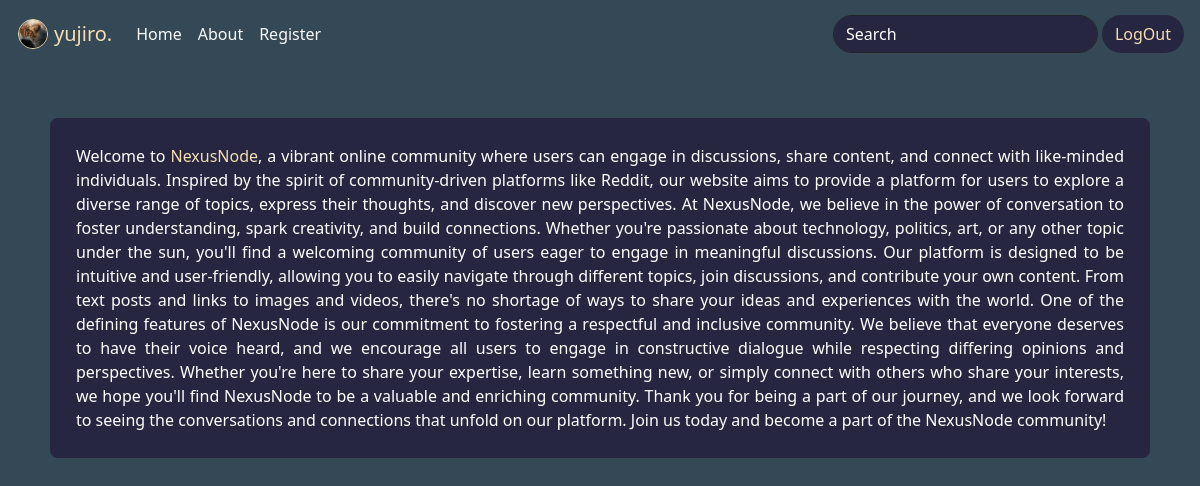
The app's page /about/ (signed in) with its own data.
### base/models.py (models this page shows)
class User(AbstractUser):
    name = models.CharField(max_length=200, null=True)
    email = models.EmailField(unique=True,null=True)
    bio = models.TextField(null=True)
    avatar = models.ImageField(null=True, default="people.png")
    USERNAME_FIELD = 'email'
    REQUIRED_FIELDS = []

### base/views.py (the view)
# urls.py: path('about/', views.about, name="about"),
def about(request):
    return render(request, 'base/about.html')

### base/templates/base/about.html (shortened to what this page needs)
{% extends 'main.html' %}
{% block content %}
<div class="about-container">
    <div class="about-content">
        Welcome to <a href="{% url 'home' %}">NexusNode</a>, a vibrant online community where users can engage in discussions, share content, and
        connect with like-minded individuals. Inspired by the spirit of community-driven platforms like Reddit, our
        website
        aims to provide a platform for users to explore a diverse range of topics, express their thoughts, and discover
        new
        perspectives.
        At NexusNode, we believe in the power of conversation to foster understanding, spark creativity, and build
        connections. Whether you're passionate about technology, politics, art, or any other topic under the sun, you'll
        find a welcoming community of users eager to engage in meaningful discussions.
        Our platform is designed to be intuitive and user-friendly, allowing you to easily navigate through different
        topics, join discussions, and contribute your own content. From text posts and links to images and videos,
        there's
        no shortage of ways to share your ideas and experiences with the world.
        One of the defining features of NexusNode is our commitment to fostering a respectful and inclusive
        community.
        We believe that everyone deserves to have their voice heard, and we encourage all users to engage in
        constructive
        dialogue while respecting differing opinions and perspectives.
        Whether you're here to share your expertise, learn something new, or simply connect with others who share your
        interests, we hope you'll find NexusNode to be a valuable and enriching community. Thank you for being a
        part
        of our journey, and we look forward to seeing the conversations and connections that unfold on our platform.
        Join us today and become a part of the NexusNode community!
    </div>
</div>
{% endblock %}

### templates/Navbar.html (shortened to what this page needs)
{% load static %}
<nav class="navbar navbar-expand-lg mb-1 text-light">
    <div class="container-fluid text-light">
        <div class="user-content">
            <a class="navbar-brand user-image" href="{% url 'user' request.user.id %}"> <img
                    src="{{request.user.avatar.url}}" alt="..."> </a>
            <a class="navbar-brand" href="{% url 'user' request.user.id %}">{{request.user.username}}.</a>
        </div>
        <div class="collapse navbar-collapse justify-content-between" id="navbarNav">
            <div>
                <ul class="navbar-nav">
                    <li class="nav-item">
                        <a class="nav-link active text-light" aria-current="page" href="{% url 'home' %}">Home</a>
                    </li>
                    <li class="nav-item">
                        <a class="nav-link text-light" href="{% url 'about' %}">About</a>
                    </li>
                    <li class="nav-item">
                        <a class="nav-link text-light" href="{% url 'register' %}">Register</a>
                    </li>
                </ul>
            </div>
            <div class="nav-item d-flex">
                <form action="{% url 'home' %}" method="GET">
                    <input class="form-control search-bar me-2 rounded-pill border-dark" name="q" type="search"
                        placeholder="Search" aria-label="Search">
                </form>
                {% if request.user.is_authenticated %}
                <a class="btn bt-lg login-btn rounded-pill mx-1" role="button" href="{% url 'logout' %}">LogOut</a>
                {% else %}
                <a class="btn bt-lg login-btn rounded-pill mx-1" role="button" href="{% url 'login' %}">Login</a>
                {% endif %}
            </div>
        </div>
    </div>
</nav>

### templates/main.html (style rules this page uses)
body { background-color: #344955; }

### templates/Navbar.html (style rules this page uses)
.navbar { background: #344955; }
.navbar-brand { color: wheat; }
.search-bar::placeholder { color: white; }
.search-bar { background-color: #272640; color: white; outline: none; }
.login-btn { background-color: #272640; color: wheat; }
.user-content { align-items: center; justify-content: center; display: flex; }
.user-image { margin: 0; }
.user-image img { object-fit: cover; margin: 6px; width: 30px; height: 30px; border: 1px solid wheat; border-radius: 50%; }

### base/templates/base/about.html (style rules this page uses)
.about-container { color: white; margin: 50px; text-align: justify; }
.about-content { background-color: #272640; border-radius: 8px; padding: 26px; }
.about-content a { color: wheat; display: inline; text-decoration: none; }

### records on screen
User: user.avatar (picture), user.username "yujiro"
